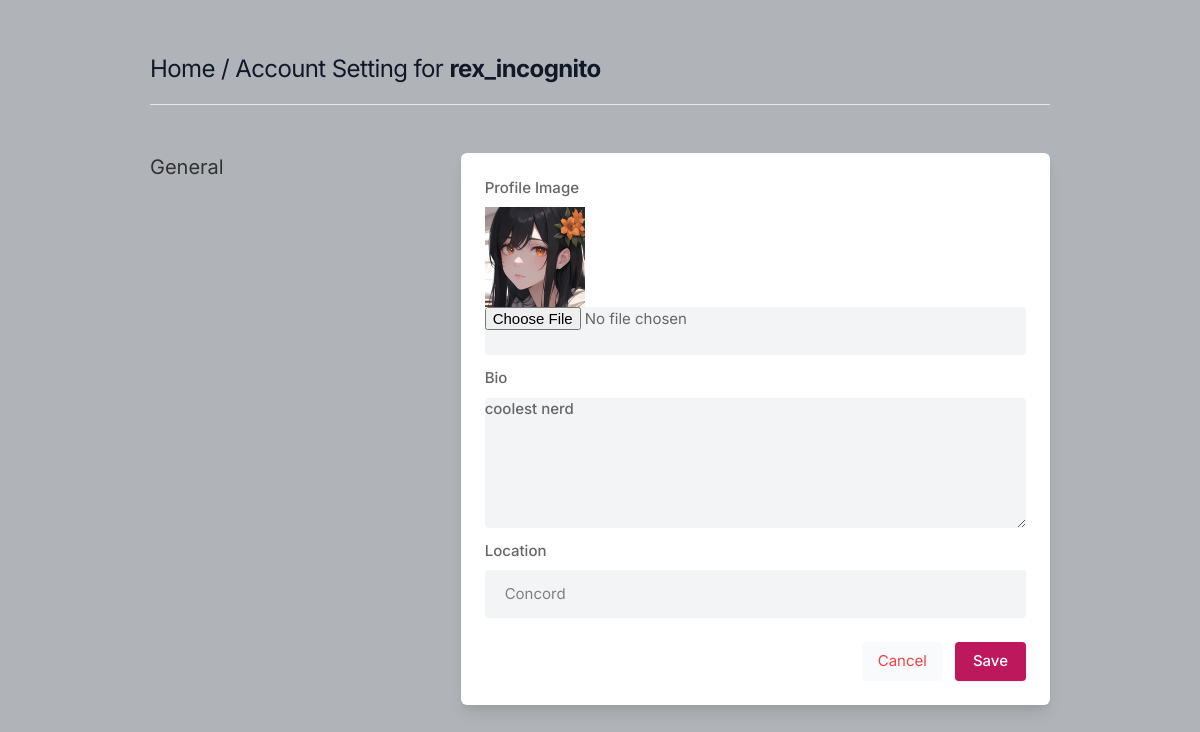
The app's page /settings (signed in) with its own data.
### core/models.py (models this page shows, shortened)
class Profile(models.Model):
    user = models.ForeignKey(User, on_delete=models.CASCADE)
    id_user = models.IntegerField()
    bio = models.TextField(blank=True)
    profileimg = models.ImageField(upload_to='profile_images', default='blank-profile-picture.png')
    location = models.CharField(max_length=100, blank=True)

### core/views.py (the view, shortened to what this page needs)
# urls.py: path('settings', views.settings, name='settings'),
@login_required(login_url='signin')
def settings(request):
    user_profile = Profile.objects.get(user=request.user)
    return render(request, 'settings.html', {'user_profile': user_profile})

### templates/settings.html (shortened to what this page needs)
{% load static %}
<!DOCTYPE html>
<html lang="en">
<head>
    <link rel="stylesheet" href="{% static 'assets/css/icons.css' %}">
    <link rel="stylesheet" href="{% static 'assets/css/uikit.css' %}">
    <link rel="stylesheet" href="{% static 'assets/css/style.css' %}">
    <link rel="stylesheet" href="{% static 'assets/css/tailwind.css' %}">
</head>
<body>
    <div class="container m-auto">
        <h1 class="text-2xl leading-none text-gray-900 tracking-tight mt-3"><a href="/">Home</a> / Account Setting for
            <b>{{user.username}}</b>
        </h1>
        <br>
        <hr>
        <div class="grid lg:grid-cols-3 mt-12 gap-8">
            <div>
                <h3 class="text-xl mb-2"> General</h3>
            </div>
            <div class="bg-white rounded-md lg:shadow-lg shadow col-span-2">
                <form action="" method="POST" enctype="multipart/form-data">
                    <div class="grid grid-cols-2 gap-3 lg:p-6 p-4">
                        <div class="col-span-2">
                            <label for=""> Profile Image</label>
                            <img width="100px" height="100px" src="{{user_profile.profileimg.url}}" alt="">
                            <input type="file" name="image" value="" class="shadow-none bg-gray-100">
                        </div>
                        <div class="col-span-2">
                            <label for="about">Bio</label>
                            <textarea id="about" name="bio" rows="3" class="shadow-none bg-gray-100">{{user_profile.bio}}</textarea>
                        </div>
                        <div class="col-span-2">
                            <label for=""> Location</label>
                            <input type="text" name="location" value="{{user_profile.location}}" class="shadow-none bg-gray-100">
                        </div>
                    </div>
                    <div class="bg-gray-10 p-6 pt-0 flex justify-end space-x-3">
                        <button class="p-2 px-4 rounded bg-gray-50 text-red-500"><a href="/">Cancel</a></button>
                        <button type="submit" class="button bg-blue-700"> Save </button>
                    </div>
                </form>
            </div>
            <br>
        </div>
    </div>
</body>
</html>

### static/assets/css/style.css (style rules this page uses)
body { background-color: #B0B3B8!important; }
button { vertical-align: middle; }
span.button, button.button { background-color: #be185d; top: 0; color: #fff; position: relative; padding: 8px 18px; line-height: 22px; position: relative; font-weight: 500; font-size: 15px; display: inline-block; -webkit-transition: all 0.2s ease-in-out; transition: all 0.2s ease-in-out; cursor: pointer; overflow: hidden; border: none; border-radius: 4px; -webkit-box-shadow: 0 1px 3px rgba(0, 0, 0, 0.1); box-shadow: 0 1px 3px rgba(0, 0, 0, 0.1); }
input { height: 48px; line-height: 48px; padding: 0 20px; outline: none; font-size: 15px; color: #808080; max-width: 100%; width: 100%; -webkit-box-sizing: border-box; box-sizing: border-box; display: block; font-weight: 400; opacity: 1; border-radius: 4px; border: none; -webkit-box-shadow: 0 1px 4px 0px rgba(0, 0, 0, 0.12); box-shadow: 0 1px 4px 0px rgba(0, 0, 0, 0.12); }
input[type="text"], input[type="password"], input[type="email"], input[type="number"] { height: 48px; line-height: 48px; padding: 0 20px; outline: none; font-size: 15px; color: #808080; max-width: 100%; width: 100%; -webkit-box-sizing: border-box; box-sizing: border-box; display: block; font-weight: 400; opacity: 1; border-radius: 4px; border: none; -webkit-box-shadow: 0 1px 4px 0px rgba(0, 0, 0, 0.12); box-shadow: 0 1px 4px 0px rgba(0, 0, 0, 0.12); }
textarea { height: 48px; line-height: 48px; padding: 0 20px; outline: none; font-size: 15px; color: #808080; margin: 0 0 16px 0; max-width: 100%; width: 100%; -webkit-box-sizing: border-box; box-sizing: border-box; display: block; background-color: #fff; font-weight: 500; opacity: 1; border-radius: 4px; border: none; -webkit-box-shadow: 0 1px 4px 0px rgba(0, 0, 0, 0.12); box-shadow: 0 1px 4px 0px rgba(0, 0, 0, 0.12); }
input { -webkit-transition: all 0.1s ease-in-out; transition: all 0.1s ease-in-out; }
::placeholder { color: #808080; opacity: 1; }
textarea { height: auto; line-height: 27px; padding: 20px; min-height: 130px; -webkit-transition: none !important; transition: none !important; min-width: 100%; }
label, legend { display: block; font-weight: bold; font-size: 15px; font-weight: 500; margin-bottom: 8px; }
button { border: none; margin: 0; padding: 0; width: auto; overflow: visible; background: transparent; color: inherit; font: inherit; line-height: normal; cursor: pointer; }
a { color: #be185d; -webkit-transition: 0.3s; transition: 0.3s; outline: none !important; }
button { outline: none !important; }
img { max-width: 100%; }
body { color: #666; font-size: 15px; line-height: 27px; background-color: #f0f2f5; font-family: "Inter", sans-serif; text-transform: none; }
h1, h2, h3, h4, h5, h6 { font-family: "Inter", sans-serif; text-transform: none; }
input[type="text"], input[type="password"], input[type="email"] { font-family: "Inter", sans-serif; text-transform: none; }
textarea, select { font-family: "Inter", sans-serif; text-transform: none; }
button, body .pac-container { font-family: "Inter", sans-serif; text-transform: none; }
h1, h2, h3, h4, h5, h6 { color: #333; font-weight: 500; margin: 0; padding: 0; }
h1 { font-size: 32px; }
h3 { font-size: 22px; }
b, strong { font-weight: 700 !important; }
@media (min-width: 1024px) { .container { max-width: 900px !important; padding-top: 45px; } }
.shadow-none { -webkit-box-shadow: none !important; box-shadow: none !important; }

### records on screen
Profile: profileimg (picture), bio "coolest nerd", location "Concord"

### other values on screen
{{ user.username }} "rex_incognito"
